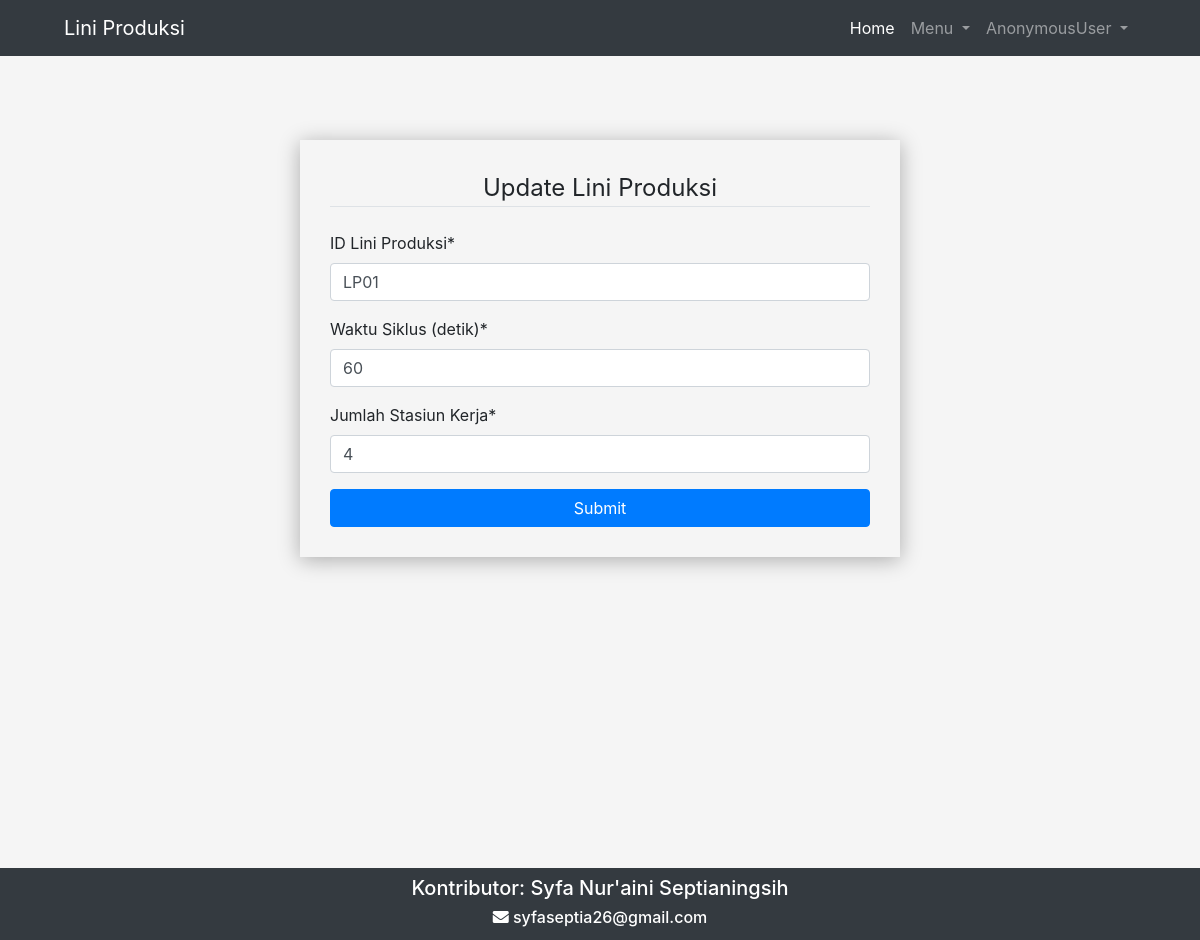
The app's page /liniProduksi/updateLiniProduksi/1 with its own data.
### liniProduksi/models.py (models this page shows, shortened)
class LiniProduksi(models.Model):
    idLiniProduksi = models.CharField(max_length=255, unique=True)
    waktuSiklus = models.IntegerField()
    jumlahStasiunKerja = models.IntegerField()

### liniProduksi/views.py (the view)
# urls.py: path('updateLiniProduksi/<str:update_id>', views.updateLiniProduksi, name='updateLiniProduksi'),
def updateLiniProduksi(request, update_id):
    liniProduksi_update = LiniProduksi.objects.get(id=update_id)
    data = {
        'idLiniProduksi': liniProduksi_update.idLiniProduksi,
        'waktuSiklus': liniProduksi_update.waktuSiklus,
        'jumlahStasiunKerja': liniProduksi_update.jumlahStasiunKerja,
    }
    liniProduksi_form = LiniProduksiForm(request.POST or None, initial=data, instance=liniProduksi_update)
    if request.method == 'POST':
        if liniProduksi_form.is_valid():
            liniProduksi_form.save()
            return redirect('liniProduksi:index')
    context = {
        'Judul': 'Update Lini Produksi',
        'liniProduksi_form': liniProduksi_form,
    }
    return render(request,'liniProduksi/newLiniProduksi.html',context)

### liniProduksi/forms.py
class LiniProduksiForm(forms.ModelForm):
    class Meta:
        model = LiniProduksi
        fields = [
            'idLiniProduksi',
            'waktuSiklus',
            'jumlahStasiunKerja',
        ]
        labels = {
            'idLiniProduksi':'ID Lini Produksi',
            'waktuSiklus':'Waktu Siklus (detik)',
            'jumlahStasiunKerja':'Jumlah Stasiun Kerja',
        }
        widgets = {
            'idLiniProduksi': forms.TextInput(
                attrs = {
                    'class':'form-control',
                    'placeholder':'Masukkan id lini produksi',
                }
            ),
            'waktuSiklus': forms.NumberInput(
                attrs={
                    'class': 'form-control',
                    'placeholder': 'Masukkan waktu siklus',
                }
            ),
            'jumlahStasiunKerja': forms.NumberInput(
                attrs={
                    'class': 'form-control',
                    'placeholder': 'Masukkan jumlah stasiun kerja',
                }
            ),
        }

### liniProduksi/templates/liniProduksi/newLiniProduksi.html (shortened to what this page needs)
{% extends "base.html" %}
{% load static %}
{% load crispy_forms_tags %}
{% block contents %}
    <div class="container" style="width: 50%;
    box-shadow: 0 3px 20px rgba(0,0,0,0.3);
    padding: 30px;
    margin-top: 140px;
    margin-bottom: 30px;
    margin-left: 25%">
        <form method="POST">
            <fieldset class="from-group">
                <legend class="border-bottom mb-4" align="center">{{Judul}}</legend>
                {{liniProduksi_form|crispy}}
            </fieldset>
            <button type="Submit" class="btn btn-primary" style="width: 100%;">Submit</button>
        </form>
    </div>
{% endblock contents %}

### records on screen
LiniProduksi: idLiniProduksi "LP01", waktuSiklus "60", jumlahStasiunKerja "4"

### other values on screen
{{ user }} "AnonymousUser"
{{ Judul }} "Update Lini Produksi"
